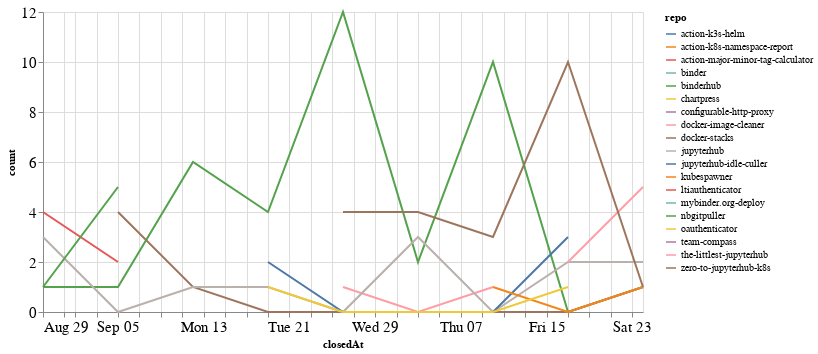

The cell this chart's notebook holds for it:
### Code cell
closed_by_time = closed_by.groupby('repo').resample('W', on='closedAt').count()['author'].reset_index()
closed_by_time = closed_by_time.rename(columns={'author': 'count'})

alt.Chart(closed_by_time, width=600).mark_line().encode(
    x='closedAt',
    y='count',
    color='repo',
    tooltip="repo"
)

### Figure 1 — Vega-Lite specification as saved in the notebook (floating-point values rounded to 4 significant figures)
{"config": {"axisLeft": {"labelFontSize": 15}, "axisBottom": {"labelFontSize": 15}}, "data": {"name": "data-76cac4c45893b4a41504da37eff789c1"}, "mark": "line", "encoding": {"color": {"type": "nominal", "field": "repo"}, "tooltip": {"type": "nominal", "field": "repo"}, "x": {"type": "temporal", "field": "closedAt"}, "y": {"type": "quantitative", "field": "count"}}, "width": 600, "$schema": "https://vega.github.io/schema/vega-lite/v4.8.1.json", "datasets": {"data-76cac4c45893b4a41504da37eff789c1": [{"repo": "action-k3s-helm", "closedAt": "2021-10-10T00:00:00", "count": 2}, {"repo": "action-k8s-namespace-report", "closedAt": "2021-09-26T00:00:00", "count": 1}, {"repo": "action-major-minor-tag-calculator", "closedAt": "2021-09-26T00:00:00", "count": 1}, {"repo": "binder", "closedAt": "2021-10-03T00:00:00", "count": 1}, {"repo": "binderhub", "closedAt": "2021-08-29T00:00:00", "count": 1}, {"repo": "binderhub", "closedAt": "2021-09-05T00:00:00", "count": 1}, {"repo": "binderhub", "closedAt": "2021-09-12T00:00:00", "count": 6}, {"repo": "binderhub", "closedAt": "2021-09-19T00:00:00", "count": 4}, {"repo": "binderhub", "closedAt": "2021-09-26T00:00:00", "count": 12}, {"repo": "binderhub", "closedAt": "2021-10-03T00:00:00", "count": 2}, {"repo": "binderhub", "closedAt": "2021-10-10T00:00:00", "count": 10}, {"repo": "binderhub", "closedAt": "2021-10-17T00:00:00", "count": 0}, {"repo": "binderhub", "closedAt": "2021-10-24T00:00:00", "count": 1}, {"repo": "chartpress", "closedAt": "2021-09-05T00:00:00", "count": 1}, {"repo": "configurable-http-proxy", "closedAt": "2021-09-19T00:00:00", "count": 1}, {"repo": "docker-image-cleaner", "closedAt": "2021-09-26T00:00:00", "count": 1}, {"repo": "docker-image-cleaner", "closedAt": "2021-10-03T00:00:00", "count": 0}, {"repo": "docker-image-cleaner", "closedAt": "2021-10-10T00:00:00", "count": 1}, {"repo": "docker-stacks", "closedAt": "2021-09-05T00:00:00", "count": 4}, {"repo": "docker-stacks", "closedAt": "2021-09-12T00:00:00", "count": 1}, {"repo": "docker-stacks", "closedAt": "2021-09-19T00:00:00", "count": 0}, {"repo": "docker-stacks", "closedAt": "2021-09-26T00:00:00", "count": 0}, {"repo": "docker-stacks", "closedAt": "2021-10-03T00:00:00", "count": 0}, {"repo": "docker-stacks", "closedAt": "2021-10-10T00:00:00", "count": 0}, {"repo": "docker-stacks", "closedAt": "2021-10-17T00:00:00", "count": 0}, {"repo": "docker-stacks", "closedAt": "2021-10-24T00:00:00", "count": 1}, {"repo": "jupyterhub", "closedAt": "2021-08-29T00:00:00", "count": 3}, {"repo": "jupyterhub", "closedAt": "2021-09-05T00:00:00", "count": 0}, {"repo": "jupyterhub", "closedAt": "2021-09-12T00:00:00", "count": 1}, {"repo": "jupyterhub", "closedAt": "2021-09-19T00:00:00", "count": 1}, {"repo": "jupyterhub", "closedAt": "2021-09-26T00:00:00", "count": 0}, {"repo": "jupyterhub", "closedAt": "2021-10-03T00:00:00", "count": 3}, {"repo": "jupyterhub", "closedAt": "2021-10-10T00:00:00", "count": 0}, {"repo": "jupyterhub", "closedAt": "2021-10-17T00:00:00", "count": 2}, {"repo": "jupyterhub", "closedAt": "2021-10-24T00:00:00", "count": 2}, {"repo": "jupyterhub-idle-culler", "closedAt": "2021-09-19T00:00:00", "count": 2}, {"repo": "jupyterhub-idle-culler", "closedAt": "2021-09-26T00:00:00", "count": 0}, {"repo": "jupyterhub-idle-culler", "closedAt": "2021-10-03T00:00:00", "count": 0}, {"repo": "jupyterhub-idle-culler", "closedAt": "2021-10-10T00:00:00", "count": 0}, {"repo": "jupyterhub-idle-culler", "closedAt": "2021-10-17T00:00:00", "count": 3}, {"repo": "kubespawner", "closedAt": "2021-10-10T00:00:00", "count": 1}, {"repo": "kubespawner", "closedAt": "2021-10-17T00:00:00", "count": 0}, {"repo": "kubespawner", "closedAt": "2021-10-24T00:00:00", "count": 1}, {"repo": "ltiauthenticator", "closedAt": "2021-08-29T00:00:00", "count": 4}, {"repo": "ltiauthenticator", "closedAt": "2021-09-05T00:00:00", "count": 2}, {"repo": "mybinder.org-deploy", "closedAt": "2021-10-17T00:00:00", "count": 1}, {"repo": "nbgitpuller", "closedAt": "2021-08-29T00:00:00", "count": 1}, {"repo": "nbgitpuller", "closedAt": "2021-09-05T00:00:00", "count": 5}, {"repo": "oauthenticator", "closedAt": "2021-09-19T00:00:00", "count": 1}, {"repo": "oauthenticator", "closedAt": "2021-09-26T00:00:00", "count": 0}, {"repo": "oauthenticator", "closedAt": "2021-10-03T00:00:00", "count": 0}, {"repo": "oauthenticator", "closedAt": "2021-10-10T00:00:00", "count": 0}, {"repo": "oauthenticator", "closedAt": "2021-10-17T00:00:00", "count": 1}, {"repo": "team-compass", "closedAt": "2021-10-03T00:00:00", "count": 1}, {"repo": "the-littlest-jupyterhub", "closedAt": "2021-10-17T00:00:00", "count": 2}, {"repo": "the-littlest-jupyterhub", "closedAt": "2021-10-24T00:00:00", "count": 5}, {"repo": "zero-to-jupyterhub-k8s", "closedAt": "2021-09-26T00:00:00", "count": 4}, {"repo": "zero-to-jupyterhub-k8s", "closedAt": "2021-10-03T00:00:00", "count": 4}, {"repo": "zero-to-jupyterhub-k8s", "closedAt": "2021-10-10T00:00:00", "count": 3}, {"repo": "zero-to-jupyterhub-k8s", "closedAt": "2021-10-17T00:00:00", "count": 10}, {"repo": "zero-to-jupyterhub-k8s", "closedAt": "2021-10-24T00:00:00", "count": 1}]}}
